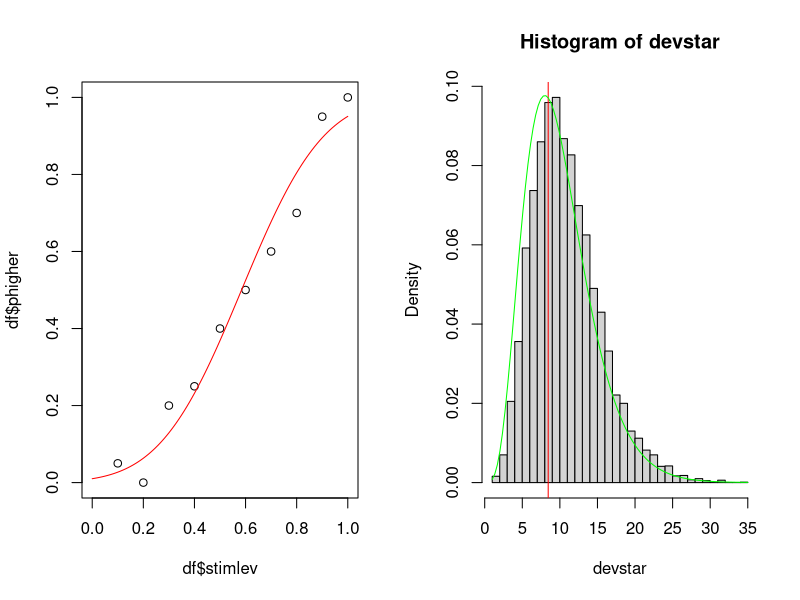

This chart was generated by the following R code:
# deviance.R  Illustrate a goodness of fit test for a psychometric function

rm( list=ls() )

# make up some behavioural data for a discrimination task
df <- data.frame( stimlev=seq( 0.1, 1.0, by=0.1 ),                  # stimulus levels
                  ntrials=rep( 20, times=10 ),                      # number of trials at each stimulus level
                  nhigher=c( 1, 0, 4, 5, 8, 10, 12, 14, 19, 20 ) )  # number of trials where the observer responded "higher"
df$phigher <- df$nhigher / df$ntrials                               # 'nhigher' expressed as a proportion

# choose the form of the psychometric function
psyfn <- function( x, mu, sigma )
    pnorm( x, mu, sigma )

# define a function to calculate the log likelihood of a dataset
loglike <- function( nhigher, ntrials, phigher )
    sum(log( dbinom( nhigher, ntrials, phigher ) ))

# define a maximum likelihood objective function
# - note that this is the same objective function we used in previous scripts,
#   formulated using the loglike() function
obj <- function( p, data )
    -loglike( data$nhigher, data$ntrials, psyfn( data$stimlev, p[1], p[2] ) )

# fit the objective function
pinit <- c( 0.5, 0.2 )                      # initial guess
phat <- optim( pinit, obj, data=df )$par    # find parameters of best fit

# show data and fitted function
par( mfrow=c(1,2) )
plot( df$stimlev, df$phigher, col='black', xlim=c(0,1), ylim=c(0,1) )
curve( psyfn( x, phat[1], phat[2] ), col='red', add=TRUE )

# get fitted probabilities
pfit <- psyfn( df$stimlev, phat[1], phat[2] )

# define a function that gives the deviance of a dataset
devfn <- function( nhigher )
    2*( loglike( nhigher, df$ntrials, nhigher/df$ntrials ) -   # log likelihood of perfect fit
        loglike( nhigher, df$ntrials, pfit ) )                 # log likelihood of actual fit

# find the deviance of the actual data
dev <- devfn( df$nhigher )

# find distribution of deviance
devn <- 10000
devstar <- rep( NA, devn )
for (i in 1:devn) {
    
    # resample data
    dfstar <- df
    dfstar$nhigher <- rbinom( nrow(dfstar), dfstar$ntrials, pfit )
    dfstar$phigher <- dfstar$nhigher / dfstar$ntrials

    # find deviance of resampled data
    devstar[i] <- devfn( dfstar$nhigher )
    
}

# or instead of the for loop, we can use just this one line
# devstar <- replicate( 1000, devfn( rbinom( nrow(df), df$ntrials, pfit ) ) )

# show distribution of deviance
hist( devstar, breaks=25, probability=TRUE )
abline( v=dev, col='red' )

# find the p level of the deviance of the actual data
plevel = mean( devstar > dev )
print(sprintf('plevel = %.4f',plevel))

# show asymptotic distribution of deviance; limit as number of stimulus levels --> Inf  (Wichmann & Hill, 2001a, p. 1303)
curve( dchisq( x, df=nrow(df) ), col='green', add=TRUE )
